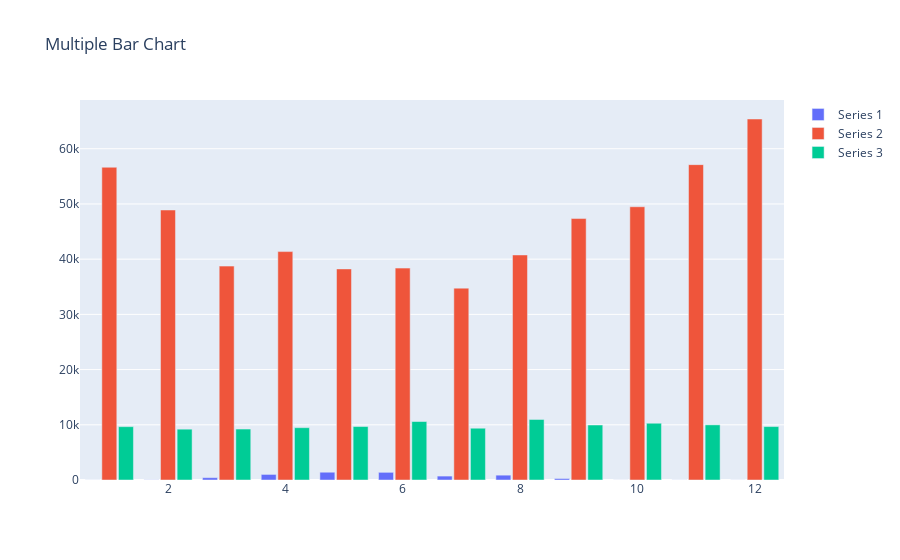

Notebook code cell kept with this figure:
### Code cell
#year_counts = df['Start_Time'].dt.year.value_counts().sort_index()
#Month_counts = df['Start_Time'].dt.month.value_counts().sort_index()
#Dayly_counts = df['Start_Time'].dt.dayofweek.value_counts().sort_index()
#Howrly_counts = df['Start_Time'].dt.hour.value_counts().sort_index()


# Sample data
categories = Month_counts.index
Severity1 = df[df.Severity == 1]
Severity2 = df[df.Severity == 2]
Severity3 = df[df.Severity == 3]

values1 = Severity1['Start_Time'].dt.month.value_counts().sort_index()
values2 = Severity2['Start_Time'].dt.month.value_counts().sort_index()
values3 = Severity3['Start_Time'].dt.month.value_counts().sort_index()
# Create traces
trace1 = go.Bar(
    x=categories,
    y=values1.values,
    name='Series 1'
)
trace2 = go.Bar(
    x=categories,
    y=values2.values,
    name='Series 2'
)
trace3 = go.Bar(
    x=categories,
    y=values3.values,
    name='Series 3'
)

# Create the figure
fig = go.Figure(data=[trace1, trace2, trace3])

# Update layout for better visualization
fig.update_layout(
    title='Multiple Bar Chart',
    #xaxis=dict(title='Categories'),
    #yaxis=dict(title='Values'),
    barmode='group',  # This will group the bars side by side
    bargap=0.15,      # Gap between bars of adjacent location coordinates
    bargroupgap=0.1   # Gap between bars of the same location coordinate
)

# Show the figure
fig.show()

### Figure 1 — Plotly figure (JSON) as saved in the notebook; plotly's stock layout.template omitted (floating-point values rounded to 4 significant figures)
{"data": [{"name": "Series 1", "type": "bar", "x": [1, 2, 3, 4, 5, 6, 7, 8, 9, 10, 11, 12], "y": [9, 31, 424, 1009, 1408, 1387, 710, 876, 271, 7, 13, 11]}, {"name": "Series 2", "type": "bar", "x": [1, 2, 3, 4, 5, 6, 7, 8, 9, 10, 11, 12], "y": [56645, 48904, 38741, 41370, 38233, 38380, 34751, 40761, 47354, 49492, 57119, 65386]}, {"name": "Series 3", "type": "bar", "x": [1, 2, 3, 4, 5, 6, 7, 8, 9, 10, 11, 12], "y": [9662, 9204, 9230, 9476, 9683, 10590, 9378, 10962, 9960, 10280, 9992, 9678]}], "layout": {"bargap": 0.15, "bargroupgap": 0.1, "barmode": "group", "title": {"text": "Multiple Bar Chart"}}}
